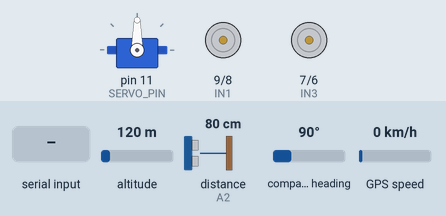
Bench run of a sketch on a simulated Arduino Uno, built with avr-gcc and run on an emulated ATmega328P. Shown: servo, motor-driver pin pairs drawn as motors (green arrow = first pin HIGH = forward, orange = second pin HIGH = backward, longer = more drive, scaled by the enable pin). Wiring (inferred from the names in the program): ultrasonic range finder: trigger A1; echo A2; servo: signal pin 11. Inputs (shaded band) come from the test bench; at power-on: altitude 120 m, distance to the obstacle (sensor on A2) 80 cm, compass heading 90°, GPS speed 0 km/h. The echo pulse lasts 58.3 µs per cm; the GPS gets a fix after 3 s at 37.7749, -122.4194 with 8 satellites; servo pulses on a pin are drawn as a servo (544–2400 µs = 0–180°); what the sketch prints to the serial monitor is not drawn.

Above: at 16.4 s.
16.5 s: "F90\n" received over Serial
At 16.65 s:
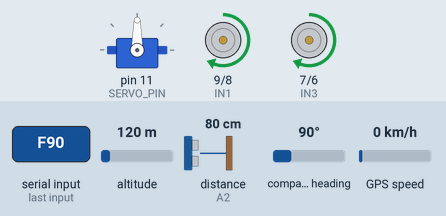
18.3 s: "L90\n" received over Serial
At 18.46 s:
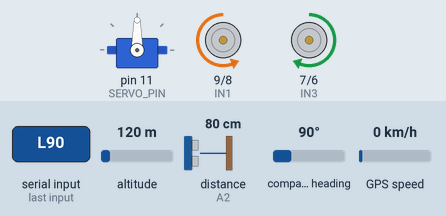
20.1 s: "F,45\n" received over Serial
At 20.25 s:
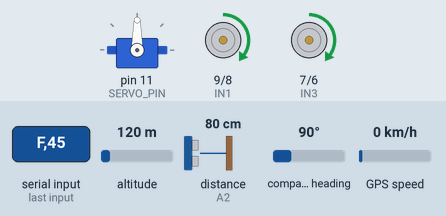
21.9 s: "B,45\n" received over Serial
At 22.05 s:
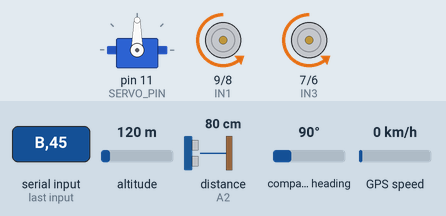
23.7 s: "L" received over Serial
At 25.0 s:
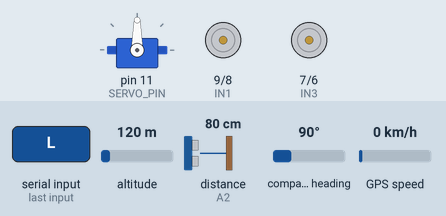
Timing chart, 0 to 26.5 s (numbered marks = the images above; inputs shaded):
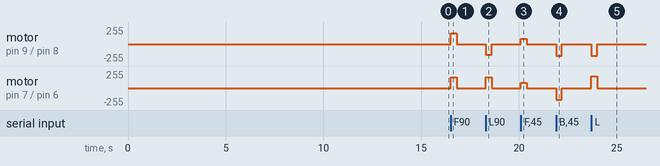

Measured:
- after the input at 16.5 s, motor on pin 9 (IN1) / pin 8 (IN2), motor on pin 7 (IN3) / pin 6 (IN4): stopped → forward 160/255 at once, → stopped 0.31 s later
- after the input at 18.3 s, motor on pin 9 (IN1) / pin 8 (IN2): stopped → backward 160/255 at once, → stopped 0.30 s later; motor on pin 7 (IN3) / pin 6 (IN4): stopped → forward 160/255 at once, → stopped 0.30 s later
- after the input at 20.1 s, motor on pin 9 (IN1) / pin 8 (IN2), motor on pin 7 (IN3) / pin 6 (IN4): stopped → forward 80/255 at once, → stopped 0.30 s later
- after the input at 21.9 s, motor on pin 9 (IN1) / pin 8 (IN2), motor on pin 7 (IN3) / pin 6 (IN4): stopped → backward 177/255 at once, → stopped 0.30 s later
- after the input at 23.7 s, motor on pin 9 (IN1) / pin 8 (IN2): stopped → backward 177/255 at once, → stopped 0.30 s later; motor on pin 7 (IN3) / pin 6 (IN4): stopped → forward 177/255 at once, → stopped 0.30 s later

The sketch:

rover_arduino.ino
```cpp
/*
  AI Surveillance Rover - Arduino Uno firmware

  The Arduino drives the motors, measures distance with the ultrasonic sensor
  (mounted on the servo), reads GPS, and obeys commands from the Raspberry Pi
  over I2C (address 0x08). It can also be driven by hand over HC-05 Bluetooth.

  Safety built in:
    - every drive command has a duration (max 3 s); the rover stops by itself after it
    - driving forward stops automatically when something is closer than OBSTACLE_CM

  Wiring: see docs/SETUP_GUIDE.md (section 2).
  Library needed: TinyGPSPlus (Arduino IDE > Tools > Manage Libraries > "TinyGPSPlus").
  Unplug the HC-05 TX/RX wires (pins 0/1) while uploading.
*/
#include <Wire.h>
#include <SoftwareSerial.h>
#include <TinyGPSPlus.h>

// ---------------- pins ----------------
const uint8_t ENA = 10, IN1 = 9, IN2 = 8;   // L298N motor A
const uint8_t IN3 = 7, IN4 = 6, ENB = 5;    // L298N motor B
const uint8_t SERVO_PIN = 11;               // SG90 signal (sonar mount)
const uint8_t TRIG_PIN = A1, ECHO_PIN = A2; // HC-SR04
const uint8_t GPS_RX_PIN = 3;               // Arduino receives here  <- GPS TX
const uint8_t GPS_TX_PIN = 2;               // Arduino sends here     -> GPS RX (optional, unused)
const uint8_t I2C_ADDRESS = 0x08;

// ------------- fix directions here after the motor test (guide step 4.3) -------------
const bool SWAP_SIDES = false;    // true if "left" and "right" are the wrong way round
const bool INVERT_A = false;      // true if motor A side turns backwards on "forward"
const bool INVERT_B = false;      // true if motor B side turns backwards on "forward"

// ---------------- behaviour ----------------
const uint16_t OBSTACLE_CM = 25;       // stop forward motion closer than this
const uint16_t MAX_DRIVE_MS = 3000;    // longest single drive command
const uint8_t DEFAULT_SPEED = 160;     // 0-255 (PWM on ENA/ENB)
const uint16_t BT_DRIVE_MS = 300;      // each Bluetooth key press drives this long
const uint8_t SERVO_CENTER = 90;

SoftwareSerial gpsSerial(GPS_RX_PIN, GPS_TX_PIN);
TinyGPSPlus gps;

// ---------------- I2C buffers (filled in interrupts) ----------------
volatile uint8_t rxBuf[4];
volatile bool rxNew = false;
const uint8_t STATUS_LEN = 20;
volatile uint8_t txBuf[STATUS_LEN];

// ---------------- state ----------------
char lastCmd = 'S';
bool moving = false;
bool movingForward = false;
bool obstacleStop = false;
unsigned long moveUntil = 0;
uint16_t distanceCm = 0;              // 0 = nothing in range
unsigned long lastSonar = 0;
uint8_t scanLeft = 0, scanCenter = 0, scanRight = 0;  // in units of 2 cm
uint8_t scanSeq = 0;
bool scanRequested = false;
int lookRequested = -1;
uint8_t btSpeed = DEFAULT_SPEED;

// ======================= motors =======================
void setSide(uint8_t en, uint8_t a, uint8_t b, int speed, bool invert) {
  if (invert) speed = -speed;
  digitalWrite(a, speed > 0 ? HIGH : LOW);
  digitalWrite(b, speed < 0 ? HIGH : LOW);
  analogWrite(en, constrain(abs(speed), 0, 255));
}

void setMotors(int left, int right) {
  if (SWAP_SIDES) { int t = left; left = right; right = t; }
  setSide(ENA, IN1, IN2, left, INVERT_A);
  setSide(ENB, IN3, IN4, right, INVERT_B);
}

void stopMotors() {
  setMotors(0, 0);
  moving = false;
  movingForward = false;
}

void drive(char cmd, uint8_t speed, uint16_t ms) {
  ms = min(ms, MAX_DRIVE_MS);
  lastCmd = cmd;
  if (cmd == 'F' && distanceCm > 0 && distanceCm < OBSTACLE_CM) {   // refuse to hit things
    stopMotors();
    obstacleStop = true;
    return;
  }
  obstacleStop = false;
  switch (cmd) {
    case 'F': setMotors(speed, speed); break;
    case 'B': setMotors(-speed, -speed); break;
    case 'L': setMotors(-speed, speed); break;   // spin left in place
    case 'R': setMotors(speed, -speed); break;   // spin right in place
    default: stopMotors(); return;
  }
  moving = true;
  movingForward = (cmd == 'F');
  moveUntil = millis() + ms;
}

// ======================= sensors =======================
uint16_t readDistanceCm() {
  digitalWrite(TRIG_PIN, LOW);
  delayMicroseconds(2);
  digitalWrite(TRIG_PIN, HIGH);
  delayMicroseconds(10);
  digitalWrite(TRIG_PIN, LOW);
  unsigned long us = pulseIn(ECHO_PIN, HIGH, 25000UL);   // ~4 m max
  return us == 0 ? 0 : us / 58;
}

// Servo pulses are generated by hand (no Servo library), because the Servo
// library would disable PWM on pin 10 (ENA) and break motor speed control.
void servoWrite(uint8_t angle, uint16_t holdMs) {
  uint16_t pulse = map(constrain(angle, 0, 180), 0, 180, 544, 2400);
  unsigned long until = millis() + holdMs;
  while (millis() < until) {
    digitalWrite(SERVO_PIN, HIGH);
    delayMicroseconds(pulse);
    digitalWrite(SERVO_PIN, LOW);
    delay(18);
  }
}

uint8_t to2cm(uint16_t cm) { return cm == 0 ? 255 : (uint8_t)min(cm / 2, 254); }

void sonarScan() {
  stopMotors();
  servoWrite(150, 350); delay(60); scanLeft = to2cm(readDistanceCm());
  servoWrite(SERVO_CENTER, 300); delay(60); scanCenter = to2cm(readDistanceCm());
  servoWrite(30, 350); delay(60); scanRight = to2cm(readDistanceCm());
  servoWrite(SERVO_CENTER, 300);
  scanSeq++;
}

// ======================= I2C =======================
uint8_t checksum(const volatile uint8_t *buf, uint8_t n) {
  uint8_t c = 0xA5;
  for (uint8_t i = 0; i < n; i++) c ^= buf[i];
  return c;
}

void onReceive(int n) {
  uint8_t i = 0;
  while (Wire.available()) {
    uint8_t b = Wire.read();
    if (i < 4) rxBuf[i] = b;
    i++;
  }
  if (i == 4) rxNew = true;   // [cmd, arg1, arg2, checksum]
}

void onRequest() {
  Wire.write((const uint8_t *)txBuf, STATUS_LEN);
}

void handleI2C() {
  if (!rxNew) return;
  noInterrupts();
  uint8_t cmd = rxBuf[0], a = rxBuf[1], b = rxBuf[2], chk = rxBuf[3];
  rxNew = false;
  interrupts();
  uint8_t raw[3] = {cmd, a, b};
  uint8_t c = 0xA5 ^ raw[0] ^ raw[1] ^ raw[2];
  if (c != chk) return;   // corrupted message: ignore
  switch (cmd) {
    case 'F': case 'B': case 'L': case 'R':
      drive((char)cmd, a, (uint16_t)b * 100);   // b = duration in tenths of a second
      break;
    case 'S': stopMotors(); lastCmd = 'S'; break;
    case 'C': scanRequested = true; break;
    case 'V': lookRequested = a; break;
    default: break;   // 'P' (ping) and unknown commands
  }
}

void updateStatus() {
  uint8_t s[STATUS_LEN];
  s[0] = 0xA5;
  s[1] = distanceCm & 0xFF;
  s[2] = distanceCm >> 8;
  bool fix = gps.location.isValid() && gps.location.age() < 5000;
  s[3] = (moving ? 1 : 0) | (obstacleStop ? 2 : 0) | (fix ? 4 : 0);
  s[4] = lastCmd;
  s[5] = scanLeft; s[6] = scanCenter; s[7] = scanRight;
  long lat = fix ? (long)(gps.location.lat() * 1e6) : 0;
  long lng = fix ? (long)(gps.location.lng() * 1e6) : 0;
  for (uint8_t i = 0; i < 4; i++) { s[8 + i] = (lat >> (8 * i)) & 0xFF; s[12 + i] = (lng >> (8 * i)) & 0xFF; }
  s[16] = gps.satellites.isValid() ? (uint8_t)min(gps.satellites.value(), 255UL) : 0;
  s[17] = scanSeq;
  s[18] = 0;
  s[19] = checksum(s, STATUS_LEN - 1);
  noInterrupts();
  for (uint8_t i = 0; i < STATUS_LEN; i++) txBuf[i] = s[i];
  interrupts();
}

// ======================= Bluetooth (HC-05) =======================
// Works with "Arduino Bluetooth RC Car" style apps: F B L R S, digits 0-9 = speed.
void handleBluetooth() {
  while (Serial.available()) {
    char c = Serial.read();
    if (c >= 'a' && c <= 'z') c -= 32;
    if (c >= '0' && c <= '9') btSpeed = map(c - '0', 0, 9, 80, 255);
    else if (c == 'F' || c == 'B' || c == 'L' || c == 'R') drive(c, btSpeed, BT_DRIVE_MS);
    else if (c == 'S') { stopMotors(); lastCmd = 'S'; }
  }
}

// ======================= main =======================
void setup() {
  pinMode(ENA, OUTPUT); pinMode(IN1, OUTPUT); pinMode(IN2, OUTPUT);
  pinMode(ENB, OUTPUT); pinMode(IN3, OUTPUT); pinMode(IN4, OUTPUT);
  pinMode(SERVO_PIN, OUTPUT);
  pinMode(TRIG_PIN, OUTPUT); pinMode(ECHO_PIN, INPUT);
  stopMotors();

  Serial.begin(9600);       // HC-05 default baud (and USB Serial Monitor)
  gpsSerial.begin(9600);    // NEO-6M default baud
  Wire.begin(I2C_ADDRESS);
  Wire.onReceive(onReceive);
  Wire.onRequest(onRequest);

  servoWrite(SERVO_CENTER, 400);
  updateStatus();
  Serial.println(F("ROVER READY"));
}

void loop() {
  while (gpsSerial.available()) gps.encode(gpsSerial.read());
  handleI2C();
  handleBluetooth();

  if (scanRequested) { scanRequested = false; sonarScan(); }
  if (lookRequested >= 0) { uint8_t a = lookRequested; lookRequested = -1; servoWrite(a, 350); }

  if (millis() - lastSonar >= 60) {
    lastSonar = millis();
    distanceCm = readDistanceCm();
    if (movingForward && distanceCm > 0 && distanceCm < OBSTACLE_CM) {
      stopMotors();
      obstacleStop = true;
    }
  }
  if (moving && (long)(millis() - moveUntil) >= 0) stopMotors();

  updateStatus();
}
```
